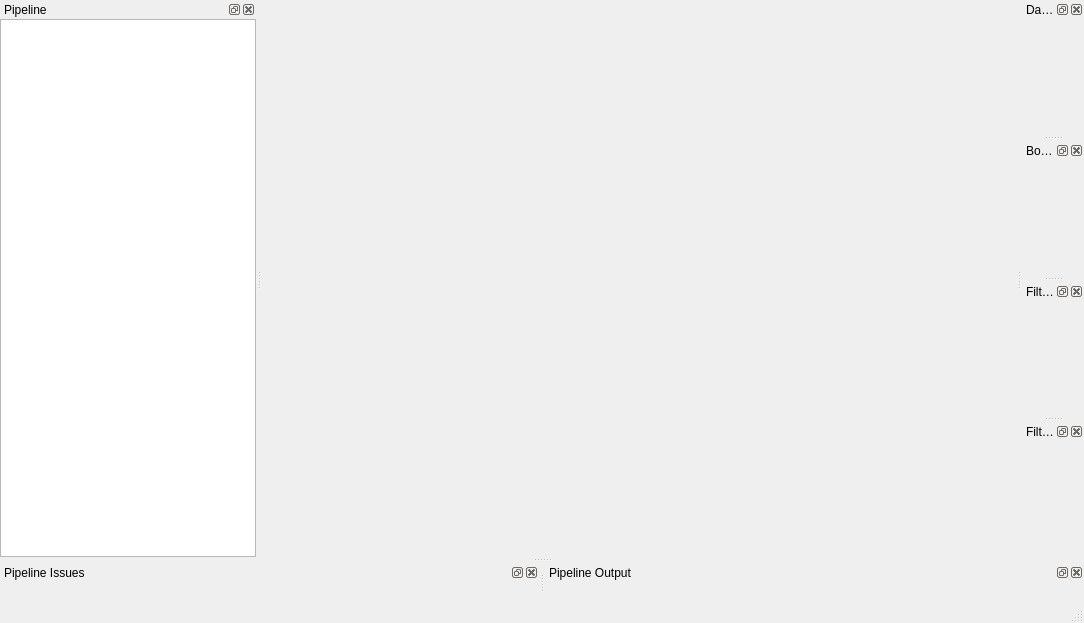
<?xml version="1.0" encoding="UTF-8"?>
<ui version="4.0">
 <class>SIMPLView_UI</class>
 <widget class="QMainWindow" name="SIMPLView_UI">
  <property name="geometry">
   <rect>
    <x>0</x>
    <y>0</y>
    <width>1084</width>
    <height>623</height>
   </rect>
  </property>
  <property name="sizePolicy">
   <sizepolicy hsizetype="Preferred" vsizetype="Preferred">
    <horstretch>0</horstretch>
    <verstretch>0</verstretch>
   </sizepolicy>
  </property>
  <property name="windowTitle">
   <string>ActiveDocument.txt</string>
  </property>
  <property name="styleSheet">
   <string notr="true"/>
  </property>
  <property name="dockNestingEnabled">
   <bool>true</bool>
  </property>
  <property name="dockOptions">
   <set>QMainWindow::AllowNestedDocks|QMainWindow::AllowTabbedDocks|QMainWindow::AnimatedDocks|QMainWindow::GroupedDragging</set>
  </property>
  <widget class="QWidget" name="centralwidget">
   <property name="maximumSize">
    <size>
     <width>16777215</width>
     <height>16777215</height>
    </size>
   </property>
   <layout class="QGridLayout" name="gridLayout">
    <property name="leftMargin">
     <number>0</number>
    </property>
    <property name="topMargin">
     <number>0</number>
    </property>
    <property name="rightMargin">
     <number>0</number>
    </property>
    <property name="bottomMargin">
     <number>0</number>
    </property>
    <property name="spacing">
     <number>0</number>
    </property>
    <item row="0" column="0">
     <widget class="QFrame" name="fiwFrame">
      <property name="styleSheet">
       <string notr="true"/>
      </property>
      <property name="frameShape">
       <enum>QFrame::NoFrame</enum>
      </property>
      <property name="frameShadow">
       <enum>QFrame::Plain</enum>
      </property>
      <layout class="QVBoxLayout" name="fiwFrameVLayout">
       <property name="spacing">
        <number>0</number>
       </property>
       <property name="leftMargin">
        <number>0</number>
       </property>
       <property name="topMargin">
        <number>0</number>
       </property>
       <property name="rightMargin">
        <number>0</number>
       </property>
       <property name="bottomMargin">
        <number>0</number>
       </property>
      </layout>
     </widget>
    </item>
   </layout>
  </widget>
  <widget class="QStatusBar" name="statusbar"/>
  <widget class="QDockWidget" name="issuesDockWidget">
   <property name="minimumSize">
    <size>
     <width>62</width>
     <height>38</height>
    </size>
   </property>
   <property name="windowTitle">
    <string>[*]Pipeline Issues</string>
   </property>
   <attribute name="dockWidgetArea">
    <number>8</number>
   </attribute>
   <widget class="IssuesWidget" name="issuesWidget"/>
  </widget>
  <widget class="QDockWidget" name="stdOutDockWidget">
   <property name="minimumSize">
    <size>
     <width>62</width>
     <height>38</height>
    </size>
   </property>
   <property name="windowTitle">
    <string>[*]Pipeline Output</string>
   </property>
   <attribute name="dockWidgetArea">
    <number>8</number>
   </attribute>
   <widget class="StandardOutputWidget" name="stdOutWidget"/>
  </widget>
  <widget class="QDockWidget" name="dataBrowserDockWidget">
   <property name="minimumSize">
    <size>
     <width>62</width>
     <height>38</height>
    </size>
   </property>
   <property name="windowTitle">
    <string>Data Structure</string>
   </property>
   <attribute name="dockWidgetArea">
    <number>2</number>
   </attribute>
   <widget class="DataStructureWidget" name="dataBrowserWidget"/>
  </widget>
  <widget class="QDockWidget" name="pipelineDockWidget">
   <property name="minimumSize">
    <size>
     <width>71</width>
     <height>93</height>
    </size>
   </property>
   <property name="windowTitle">
    <string>Pipeline</string>
   </property>
   <attribute name="dockWidgetArea">
    <number>1</number>
   </attribute>
   <widget class="QWidget" name="pipelineInteralWidget">
    <layout class="QGridLayout" name="gridLayout_3">
     <property name="leftMargin">
      <number>0</number>
     </property>
     <property name="topMargin">
      <number>0</number>
     </property>
     <property name="rightMargin">
      <number>0</number>
     </property>
     <property name="bottomMargin">
      <number>0</number>
     </property>
     <item row="0" column="0">
      <widget class="SVPipelineTreeView" name="pipelineTreeView"/>
     </item>
    </layout>
   </widget>
  </widget>
  <widget class="QDockWidget" name="bookmarksDockWidget">
   <property name="minimumSize">
    <size>
     <width>62</width>
     <height>38</height>
    </size>
   </property>
   <property name="windowTitle">
    <string>Bookmarks</string>
   </property>
   <attribute name="dockWidgetArea">
    <number>2</number>
   </attribute>
   <widget class="QWidget" name="bookmarksInternalWidget">
    <layout class="QGridLayout" name="gridLayout_5">
     <property name="leftMargin">
      <number>0</number>
     </property>
     <property name="topMargin">
      <number>0</number>
     </property>
     <property name="rightMargin">
      <number>0</number>
     </property>
     <property name="bottomMargin">
      <number>0</number>
     </property>
     <item row="0" column="0">
      <widget class="BookmarksToolboxWidget" name="bookmarksWidget" native="true"/>
     </item>
    </layout>
   </widget>
  </widget>
  <widget class="QDockWidget" name="filterLibraryDockWidget">
   <property name="minimumSize">
    <size>
     <width>62</width>
     <height>38</height>
    </size>
   </property>
   <property name="windowTitle">
    <string>Filter Library</string>
   </property>
   <attribute name="dockWidgetArea">
    <number>2</number>
   </attribute>
   <widget class="QWidget" name="filterLibraryInternalWidget">
    <layout class="QGridLayout" name="gridLayout_6">
     <property name="leftMargin">
      <number>0</number>
     </property>
     <property name="topMargin">
      <number>0</number>
     </property>
     <property name="rightMargin">
      <number>0</number>
     </property>
     <property name="bottomMargin">
      <number>0</number>
     </property>
     <item row="0" column="0">
      <widget class="FilterLibraryToolboxWidget" name="filterLibraryWidget" native="true"/>
     </item>
    </layout>
   </widget>
  </widget>
  <widget class="QDockWidget" name="filterListDockWidget">
   <property name="minimumSize">
    <size>
     <width>62</width>
     <height>38</height>
    </size>
   </property>
   <property name="windowTitle">
    <string>Filter List</string>
   </property>
   <attribute name="dockWidgetArea">
    <number>2</number>
   </attribute>
   <widget class="QWidget" name="filterListInternalWidget">
    <layout class="QGridLayout" name="gridLayout_2">
     <property name="leftMargin">
      <number>0</number>
     </property>
     <property name="topMargin">
      <number>0</number>
     </property>
     <property name="rightMargin">
      <number>0</number>
     </property>
     <property name="bottomMargin">
      <number>0</number>
     </property>
     <item row="0" column="0">
      <widget class="FilterListToolboxWidget" name="filterListWidget" native="true"/>
     </item>
    </layout>
   </widget>
  </widget>
  <action name="actionShow_Filter_Library">
   <property name="text">
    <string>Filter Library</string>
   </property>
   <property name="iconVisibleInMenu">
    <bool>false</bool>
   </property>
  </action>
  <action name="actionShow_Prebuilt_Pipelines">
   <property name="text">
    <string>Prebuilt Pipelines</string>
   </property>
   <property name="iconVisibleInMenu">
    <bool>false</bool>
   </property>
  </action>
  <action name="actionOpen">
   <property name="text">
    <string>Open...</string>
   </property>
   <property name="shortcut">
    <string>Ctrl+O</string>
   </property>
  </action>
  <action name="actionNew">
   <property name="text">
    <string>New...</string>
   </property>
   <property name="shortcut">
    <string>Ctrl+N</string>
   </property>
  </action>
  <action name="actionSavePipelineAs">
   <property name="text">
    <string>Save Pipeline As...</string>
   </property>
   <property name="shortcut">
    <string>Ctrl+Shift+S</string>
   </property>
  </action>
  <action name="actionShow_Favorites">
   <property name="text">
    <string>Favorites</string>
   </property>
   <property name="iconVisibleInMenu">
    <bool>false</bool>
   </property>
  </action>
  <action name="actionClearPipeline">
   <property name="text">
    <string>Clear</string>
   </property>
   <property name="shortcut">
    <string>Ctrl+Shift+Backspace</string>
   </property>
  </action>
  <action name="actionClearRecentFiles">
   <property name="text">
    <string>Clear Recent Files</string>
   </property>
  </action>
  <action name="actionShow_Issues">
   <property name="text">
    <string>Issues</string>
   </property>
   <property name="iconVisibleInMenu">
    <bool>false</bool>
   </property>
  </action>
  <action name="actionShow_Filter_List">
   <property name="text">
    <string>Filter List</string>
   </property>
   <property name="iconVisibleInMenu">
    <bool>false</bool>
   </property>
  </action>
  <action name="actionShowIndex">
   <property name="text">
    <string>SIMPLView Help</string>
   </property>
   <property name="shortcut">
    <string>Ctrl+H</string>
   </property>
  </action>
  <action name="actionLicense_Information">
   <property name="text">
    <string>Show License</string>
   </property>
   <property name="shortcut">
    <string>Ctrl+L</string>
   </property>
  </action>
  <action name="actionAbout_SIMPLView">
   <property name="text">
    <string>About SIMPLView</string>
   </property>
  </action>
  <action name="actionCheck_For_Updates">
   <property name="text">
    <string>Check For Updates</string>
   </property>
   <property name="shortcut">
    <string>Ctrl+U</string>
   </property>
  </action>
  <action name="actionExit">
   <property name="text">
    <string>Exit SIMPLView</string>
   </property>
  </action>
  <action name="actionSaveAsNewFavorite">
   <property name="text">
    <string>Save As New Favorite</string>
   </property>
   <property name="shortcut">
    <string>Ctrl+Shift+S</string>
   </property>
  </action>
  <action name="actionCopyCurrentFilter">
   <property name="text">
    <string>Copy Current Filter</string>
   </property>
   <property name="shortcut">
    <string>Ctrl+C</string>
   </property>
  </action>
  <action name="actionAppendToExistingFavorite">
   <property name="text">
    <string>Append To Existing Favorite</string>
   </property>
   <property name="shortcut">
    <string>Ctrl+A</string>
   </property>
  </action>
  <action name="actionUpdateFavorite">
   <property name="text">
    <string>Update Favorite</string>
   </property>
   <property name="shortcut">
    <string>Ctrl+S</string>
   </property>
  </action>
  <action name="actionPasteCopiedFilter">
   <property name="text">
    <string>Paste Copied Filter</string>
   </property>
   <property name="shortcut">
    <string>Ctrl+V</string>
   </property>
  </action>
  <action name="actionRemoveCurrentFilter">
   <property name="text">
    <string>Remove Current Filter</string>
   </property>
   <property name="shortcut">
    <string>Ctrl+Backspace</string>
   </property>
  </action>
  <action name="actionPlugin_Information">
   <property name="text">
    <string>Plugin Information</string>
   </property>
   <property name="iconText">
    <string>Plugin Information</string>
   </property>
   <property name="toolTip">
    <string>Plugin Information</string>
   </property>
  </action>
  <action name="actionSave">
   <property name="text">
    <string>Save</string>
   </property>
   <property name="shortcut">
    <string>Ctrl+S</string>
   </property>
  </action>
  <action name="actionSaveAs">
   <property name="text">
    <string>Save As...</string>
   </property>
   <property name="shortcut">
    <string>Ctrl+Shift+S</string>
   </property>
  </action>
 </widget>
 <customwidgets>
  <customwidget>
   <class>IssuesWidget</class>
   <extends>QWidget</extends>
   <header location="global">IssuesWidget.h</header>
   <container>1</container>
  </customwidget>
  <customwidget>
   <class>StandardOutputWidget</class>
   <extends>QWidget</extends>
   <header location="global">StandardOutputWidget.h</header>
   <container>1</container>
  </customwidget>
  <customwidget>
   <class>DataStructureWidget</class>
   <extends>QWidget</extends>
   <header location="global">DataStructureWidget.h</header>
   <container>1</container>
  </customwidget>
  <customwidget>
   <class>FilterLibraryToolboxWidget</class>
   <extends>QWidget</extends>
   <header location="global">FilterLibraryToolboxWidget.h</header>
   <container>1</container>
  </customwidget>
  <customwidget>
   <class>BookmarksToolboxWidget</class>
   <extends>QWidget</extends>
   <header location="global">BookmarksToolboxWidget.h</header>
   <container>1</container>
  </customwidget>
  <customwidget>
   <class>FilterListToolboxWidget</class>
   <extends>QWidget</extends>
   <header location="global">FilterListToolboxWidget.h</header>
   <container>1</container>
  </customwidget>
  <customwidget>
   <class>SVPipelineTreeView</class>
   <extends>QTreeView</extends>
   <header location="global">SVPipelineTreeView.h</header>
  </customwidget>
 </customwidgets>
 <resources>
  <include location="../../../../../SIMPL/Source/SVWidgetsLib/icons/images/Icons.qrc"/>
  <include location="../../../../SIMPL/Source/SVWidgetsLib/icons/images/Icons.qrc"/>
 </resources>
 <connections/>
</ui>
